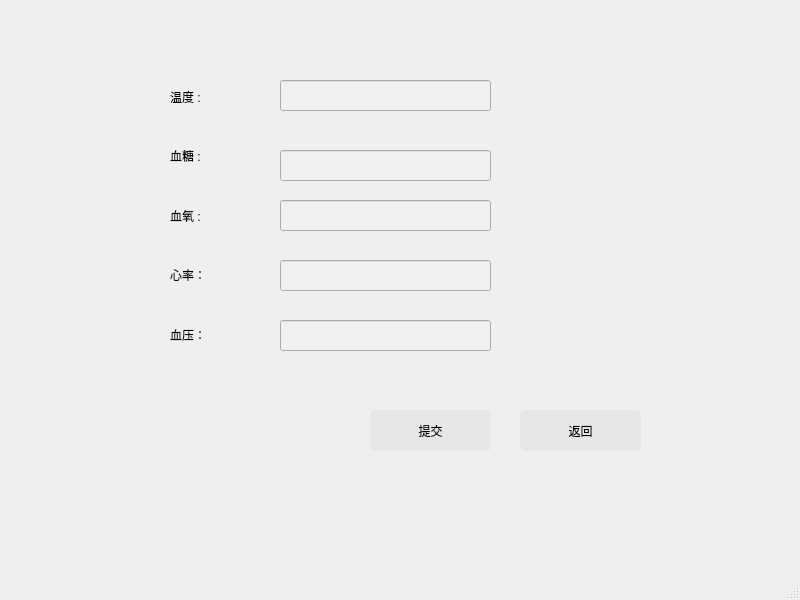
<?xml version="1.0" encoding="UTF-8"?>
<ui version="4.0">
 <class>DataWindow</class>
 <widget class="QMainWindow" name="DataWindow">
  <property name="geometry">
   <rect>
    <x>0</x>
    <y>0</y>
    <width>800</width>
    <height>600</height>
   </rect>
  </property>
  <property name="windowTitle">
   <string>MainWindow</string>
  </property>
  <widget class="QWidget" name="centralwidget">
   <widget class="QLineEdit" name="bloodGluseLineEdit">
    <property name="geometry">
     <rect>
      <x>280</x>
      <y>150</y>
      <width>211</width>
      <height>31</height>
     </rect>
    </property>
    <property name="styleSheet">
     <string notr="true">background-color : rgb(240,240,240);
color : rgb(0,0,0);
border-color: : transparent;</string>
    </property>
   </widget>
   <widget class="QPushButton" name="commitPushButton">
    <property name="geometry">
     <rect>
      <x>370</x>
      <y>410</y>
      <width>121</width>
      <height>41</height>
     </rect>
    </property>
    <property name="styleSheet">
     <string notr="true">
QPushButton{
                   background-color:rgba(220,220,220,120);
                   border-style:outset;                                                             
                   border-radius:5px;                     
                   font: 75 15pt &quot;华文行楷&quot;;           
                   padding:6px;
                   }

                   QPushButton:pressed{
                   background-color:rgba(100,100,100,180);
                   border-color:rgba(100,100,100,30);
                   border-style:inset;
                   }
                   QPushButton:hover{
                   background-color:rgba(100,255,100,100);
                   border-color:rgba(255,255,255,200);
}
</string>
    </property>
    <property name="text">
     <string>提交</string>
    </property>
   </widget>
   <widget class="QLineEdit" name="bloodOxygenLineEdit">
    <property name="geometry">
     <rect>
      <x>280</x>
      <y>200</y>
      <width>211</width>
      <height>31</height>
     </rect>
    </property>
    <property name="styleSheet">
     <string notr="true">background-color : rgb(240,240,240);
color : rgb(0,0,0);
border-color: : transparent;
</string>
    </property>
   </widget>
   <widget class="QLineEdit" name="temperatureLineEdit">
    <property name="geometry">
     <rect>
      <x>280</x>
      <y>80</y>
      <width>211</width>
      <height>31</height>
     </rect>
    </property>
    <property name="styleSheet">
     <string notr="true">background-color : rgb(240,240,240);
color : rgb(0,0,0);
border-color: : transparent;
</string>
    </property>
   </widget>
   <widget class="QPushButton" name="backBtn">
    <property name="geometry">
     <rect>
      <x>520</x>
      <y>410</y>
      <width>121</width>
      <height>41</height>
     </rect>
    </property>
    <property name="styleSheet">
     <string notr="true">
QPushButton{
                   background-color:rgba(220,220,220,120);
                   border-style:outset;                                                             
                   border-radius:5px;                     
                   font: 75 15pt &quot;华文行楷&quot;;           
                   padding:6px;
                   }

                   QPushButton:pressed{
                   background-color:rgba(100,100,100,180);
                   border-color:rgba(100,100,100,30);
                   border-style:inset;
                   }
                   QPushButton:hover{
                   background-color:rgba(100,255,100,100);
                   border-color:rgba(255,255,255,200);
}
</string>
    </property>
    <property name="text">
     <string>返回</string>
    </property>
   </widget>
   <widget class="QLineEdit" name="bloodPresureLineEdit">
    <property name="geometry">
     <rect>
      <x>280</x>
      <y>320</y>
      <width>211</width>
      <height>31</height>
     </rect>
    </property>
    <property name="styleSheet">
     <string notr="true">background-color : rgb(240,240,240);
color : rgb(0,0,0);
border-color: : transparent;
</string>
    </property>
    <property name="text">
     <string/>
    </property>
   </widget>
   <widget class="QLineEdit" name="heartRateLineEdit">
    <property name="geometry">
     <rect>
      <x>280</x>
      <y>260</y>
      <width>211</width>
      <height>31</height>
     </rect>
    </property>
    <property name="styleSheet">
     <string notr="true">background-color : rgb(240,240,240);
color : rgb(0,0,0);
border-color: : transparent;
</string>
    </property>
    <property name="text">
     <string/>
    </property>
   </widget>
   <widget class="QWidget" name="verticalLayoutWidget">
    <property name="geometry">
     <rect>
      <x>170</x>
      <y>70</y>
      <width>101</width>
      <height>291</height>
     </rect>
    </property>
    <layout class="QVBoxLayout" name="verticalLayout">
     <item>
      <widget class="QLabel" name="label">
       <property name="styleSheet">
        <string notr="true">font: 75 15pt &quot;华文行楷&quot;;
color : rgb(0,0,0);</string>
       </property>
       <property name="text">
        <string>温度 :</string>
       </property>
      </widget>
     </item>
     <item>
      <widget class="QLabel" name="label_2">
       <property name="styleSheet">
        <string notr="true">font: 75 15pt &quot;华文行楷&quot;;
color : rgb(0,0,0);</string>
       </property>
       <property name="text">
        <string>血糖 :</string>
       </property>
      </widget>
     </item>
     <item>
      <widget class="QLabel" name="label_3">
       <property name="styleSheet">
        <string notr="true">font: 75 15pt &quot;华文行楷&quot;;
color : rgb(0,0,0);</string>
       </property>
       <property name="text">
        <string>血氧 :</string>
       </property>
      </widget>
     </item>
     <item>
      <widget class="QLabel" name="label_4">
       <property name="styleSheet">
        <string notr="true">font: 75 15pt &quot;华文行楷&quot;;
color : rgb(0,0,0);</string>
       </property>
       <property name="text">
        <string>心率：</string>
       </property>
      </widget>
     </item>
     <item>
      <widget class="QLabel" name="label_5">
       <property name="styleSheet">
        <string notr="true">font: 75 15pt &quot;华文行楷&quot;;
color : rgb(0,0,0);</string>
       </property>
       <property name="text">
        <string>血压：</string>
       </property>
      </widget>
     </item>
    </layout>
   </widget>
  </widget>
  <widget class="QMenuBar" name="menubar">
   <property name="geometry">
    <rect>
     <x>0</x>
     <y>0</y>
     <width>800</width>
     <height>26</height>
    </rect>
   </property>
  </widget>
  <widget class="QStatusBar" name="statusbar"/>
 </widget>
 <resources/>
 <connections/>
</ui>
